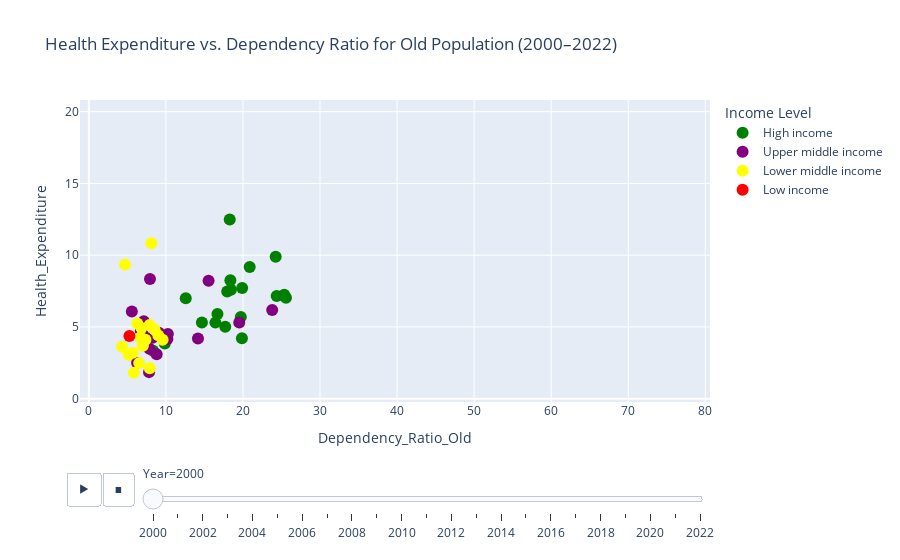

Notebook code cell kept with this figure:
### Code cell
# Create animated scatter plot
fig = px.scatter(
    df_filtered,
    x="Dependency_Ratio_Old",
    y="Health_Expenditure",
    animation_frame="Year",
    animation_group="Country",
    color="income_level",
    color_discrete_map=income_colors,
    category_orders={"income_level": income_order},
    hover_name="Country", 
    title="Health Expenditure vs. Dependency Ratio for Old Population (2000–2022)",
    range_x=[df["Dependency_Ratio_Old"].min() - 5, df["Dependency_Ratio_Old"].max() + 5],
    range_y=[df["Health_Expenditure"].min() - 2, df["Health_Expenditure"].max() + 2]
)

# Style labels
fig.update_traces(textposition="top center", marker=dict(size=12))
fig.update_layout(legend_title_text="Income Level")

# Show the figure
fig.show()

### Figure 1 — Plotly figure (JSON) as saved in the notebook; plotly's stock layout.template omitted (floating-point values rounded to 4 significant figures)
{"data": [{"hovertemplate": "<b>%{hovertext}</b><br><br>income_level=High income<br>Year=2000<br>Dependency_Ratio_Old=%{x}<br>Health_Expenditure=%{y}<extra></extra>", "hovertext": ["Australia", "Canada", "Chile", "Cyprus", "Czechia", "Germany", "United Kingdom", "Greece", "Ireland", "Japan", "South Korea", "Netherlands", "New Zealand", "Romania", "Russia", "Singapore", "Slovakia", "Uruguay", "United States"], "ids": ["Australia", "Canada", "Chile", "Cyprus", "Czechia", "Germany", "United Kingdom", "Greece", "Ireland", "Japan", "South Korea", "Netherlands", "New Zealand", "Romania", "Russia", "Singapore", "Slovakia", "Uruguay", "United States"], "legendgroup": "High income", "marker": {"color": "green", "size": 12, "symbol": "circle"}, "mode": "markers", "name": "High income", "orientation": "v", "showlegend": true, "textposition": "top center", "type": "scatter", "x": [18.44, 18.37, 12.58, 14.67, 19.72, 24.25, 24.38, 25.35, 16.69, 25.58, 9.858, 19.9, 17.96, 19.87, 17.7, 8.338, 16.42, 20.88, 18.28], "xaxis": "x", "y": [7.589, 8.248, 7.0, 5.308, 5.701, 9.888, 7.157, 7.243, 5.899, 7.035, 3.855, 7.707, 7.47, 4.209, 5.02, 3.343, 5.303, 9.172, 12.49], "yaxis": "y"}, {"hovertemplate": "<b>%{hovertext}</b><br><br>income_level=Upper middle income<br>Year=2000<br>Dependency_Ratio_Old=%{x}<br>Health_Expenditure=%{y}<extra></extra>", "hovertext": ["Argentina", "Armenia", "Brazil", "China", "Ecuador", "Guatemala", "Indonesia", "Iran", "Kazakhstan", "Mexico", "Mongolia", "Malaysia", "Peru", "Serbia", "Thailand", "Turkey", "Ukraine"], "ids": ["Argentina", "Armenia", "Brazil", "China", "Ecuador", "Guatemala", "Indonesia", "Iran", "Kazakhstan", "Mexico", "Mongolia", "Malaysia", "Peru", "Serbia", "Thailand", "Turkey", "Ukraine"], "legendgroup": "Upper middle income", "marker": {"color": "purple", "size": 12, "symbol": "circle"}, "mode": "markers", "name": "Upper middle income", "orientation": "v", "showlegend": true, "textposition": "top center", "type": "scatter", "x": [15.54, 14.16, 7.932, 10.25, 7.86, 7.131, 7.81, 6.744, 10.19, 8.265, 5.581, 6.257, 7.064, 23.79, 8.803, 9.085, 19.52], "xaxis": "x", "y": [8.22, 4.196, 8.335, 4.508, 3.483, 5.397, 1.853, 4.723, 4.16, 4.244, 6.076, 2.515, 4.415, 6.184, 3.101, 4.6, 5.307], "yaxis": "y"}, {"hovertemplate": "<b>%{hovertext}</b><br><br>income_level=Lower middle income<br>Year=2000<br>Dependency_Ratio_Old=%{x}<br>Health_Expenditure=%{y}<extra></extra>", "hovertext": ["Bangladesh", "Egypt", "India", "Jordan", "Kenya", "Kyrgyzstan", "Lebanon", "Morocco", "Myanmar", "Nigeria", "Nicaragua", "Pakistan", "Philippines", "Tajikistan", "Tunisia", "Uzbekistan", "Vietnam"], "ids": ["Bangladesh", "Egypt", "India", "Jordan", "Kenya", "Kyrgyzstan", "Lebanon", "Morocco", "Myanmar", "Nigeria", "Nicaragua", "Pakistan", "Philippines", "Tajikistan", "Tunisia", "Uzbekistan", "Vietnam"], "legendgroup": "Lower middle income", "marker": {"color": "yellow", "size": 12, "symbol": "circle"}, "mode": "markers", "name": "Lower middle income", "orientation": "v", "showlegend": true, "textposition": "top center", "type": "scatter", "x": [5.845, 6.82, 7.347, 4.707, 4.309, 9.011, 8.119, 7.013, 7.912, 5.706, 6.28, 6.533, 5.168, 6.687, 8.532, 7.887, 9.572], "xaxis": "x", "y": [1.805, 4.922, 4.106, 9.344, 3.624, 4.414, 10.83, 3.693, 2.126, 3.197, 5.239, 2.481, 3.055, 4.265, 4.813, 5.133, 4.108], "yaxis": "y"}, {"hovertemplate": "<b>%{hovertext}</b><br><br>income_level=Low income<br>Year=2000<br>Dependency_Ratio_Old=%{x}<br>Health_Expenditure=%{y}<extra></extra>", "hovertext": ["Ethiopia"], "ids": ["Ethiopia"], "legendgroup": "Low income", "marker": {"color": "red", "size": 12, "symbol": "circle"}, "mode": "markers", "name": "Low income", "orientation": "v", "showlegend": true, "textposition": "top center", "type": "scatter", "x": [5.267], "xaxis": "x", "y": [4.365], "yaxis": "y"}], "layout": {"legend": {"title": {"text": "Income Level"}, "tracegroupgap": 0}, "sliders": [{"active": 0, "currentvalue": {"prefix": "Year="}, "len": 0.9, "pad": {"b": 10, "t": 60}, "steps": [{"args": [["2000"], {"frame": {"duration": 0, "redraw": false}, "fromcurrent": true, "mode": "immediate", "transition": {"duration": 0, "easing": "linear"}}], "label": "2000", "method": "animate"}, {"args": [["2001"], {"frame": {"duration": 0, "redraw": false}, "fromcurrent": true, "mode": "immediate", "transition": {"duration": 0, "easing": "linear"}}], "label": "2001", "method": "animate"}, {"args": [["2002"], {"frame": {"duration": 0, "redraw": false}, "fromcurrent": true, "mode": "immediate", "transition": {"duration": 0, "easing": "linear"}}], "label": "2002", "method": "animate"}, {"args": [["2003"], {"frame": {"duration": 0, "redraw": false}, "fromcurrent": true, "mode": "immediate", "transition": {"duration": 0, "easing": "linear"}}], "label": "2003", "method": "animate"}, {"args": [["2004"], {"frame": {"duration": 0, "redraw": false}, "fromcurrent": true, "mode": "immediate", "transition": {"duration": 0, "easing": "linear"}}], "label": "2004", "method": "animate"}, {"args": [["2005"], {"frame": {"duration": 0, "redraw": false}, "fromcurrent": true, "mode": "immediate", "transition": {"duration": 0, "easing": "linear"}}], "label": "2005", "method": "animate"}, {"args": [["2006"], {"frame": {"duration": 0, "redraw": false}, "fromcurrent": true, "mode": "immediate", "transition": {"duration": 0, "easing": "linear"}}], "label": "2006", "method": "animate"}, {"args": [["2007"], {"frame": {"duration": 0, "redraw": false}, "fromcurrent": true, "mode": "immediate", "transition": {"duration": 0, "easing": "linear"}}], "label": "2007", "method": "animate"}, {"args": [["2008"], {"frame": {"duration": 0, "redraw": false}, "fromcurrent": true, "mode": "immediate", "transition": {"duration": 0, "easing": "linear"}}], "label": "2008", "method": "animate"}, {"args": [["2009"], {"frame": {"duration": 0, "redraw": false}, "fromcurrent": true, "mode": "immediate", "transition": {"duration": 0, "easing": "linear"}}], "label": "2009", "method": "animate"}, {"args": [["2010"], {"frame": {"duration": 0, "redraw": false}, "fromcurrent": true, "mode": "immediate", "transition": {"duration": 0, "easing": "linear"}}], "label": "2010", "method": "animate"}, {"args": [["2011"], {"frame": {"duration": 0, "redraw": false}, "fromcurrent": true, "mode": "immediate", "transition": {"duration": 0, "easing": "linear"}}], "label": "2011", "method": "animate"}, {"args": [["2012"], {"frame": {"duration": 0, "redraw": false}, "fromcurrent": true, "mode": "immediate", "transition": {"duration": 0, "easing": "linear"}}], "label": "2012", "method": "animate"}, {"args": [["2013"], {"frame": {"duration": 0, "redraw": false}, "fromcurrent": true, "mode": "immediate", "transition": {"duration": 0, "easing": "linear"}}], "label": "2013", "method": "animate"}, {"args": [["2014"], {"frame": {"duration": 0, "redraw": false}, "fromcurrent": true, "mode": "immediate", "transition": {"duration": 0, "easing": "linear"}}], "label": "2014", "method": "animate"}, {"args": [["2015"], {"frame": {"duration": 0, "redraw": false}, "fromcurrent": true, "mode": "immediate", "transition": {"duration": 0, "easing": "linear"}}], "label": "2015", "method": "animate"}, {"args": [["2016"], {"frame": {"duration": 0, "redraw": false}, "fromcurrent": true, "mode": "immediate", "transition": {"duration": 0, "easing": "linear"}}], "label": "2016", "method": "animate"}, {"args": [["2017"], {"frame": {"duration": 0, "redraw": false}, "fromcurrent": true, "mode": "immediate", "transition": {"duration": 0, "easing": "linear"}}], "label": "2017", "method": "animate"}, {"args": [["2018"], {"frame": {"duration": 0, "redraw": false}, "fromcurrent": true, "mode": "immediate", "transition": {"duration": 0, "easing": "linear"}}], "label": "2018", "method": "animate"}, {"args": [["2019"], {"frame": {"duration": 0, "redraw": false}, "fromcurrent": true, "mode": "immediate", "transition": {"duration": 0, "easing": "linear"}}], "label": "2019", "method": "animate"}, {"args": [["2020"], {"frame": {"duration": 0, "redraw": false}, "fromcurrent": true, "mode": "immediate", "transition": {"duration": 0, "easing": "linear"}}], "label": "2020", "method": "animate"}, {"args": [["2021"], {"frame": {"duration": 0, "redraw": false}, "fromcurrent": true, "mode": "immediate", "transition": {"duration": 0, "easing": "linear"}}], "label": "2021", "method": "animate"}, {"args": [["2022"], {"frame": {"duration": 0, "redraw": false}, "fromcurrent": true, "mode": "immediate", "transition": {"duration": 0, "easing": "linear"}}], "label": "2022", "method": "animate"}], "x": 0.1, "xanchor": "left", "y": 0, "yanchor": "top"}], "title": {"text": "Health Expenditure vs. Dependency Ratio for Old Population (2000–2022)"}, "updatemenus": [{"buttons": [{"args": [null, {"frame": {"duration": 500, "redraw": false}, "fromcurrent": true, "mode": "immediate", "transition": {"duration": 500, "easing": "linear"}}], "label": "&#9654;", "method": "animate"}, {"args": [[null], {"frame": {"duration": 0, "redraw": false}, "fromcurrent": true, "mode": "immediate", "transition": {"duration": 0, "easing": "linear"}}], "label": "&#9724;", "method": "animate"}], "direction": "left", "pad": {"r": 10, "t": 70}, "showactive": false, "type": "buttons", "x": 0.1, "xanchor": "right", "y": 0, "yanchor": "top"}], "xaxis": {"anchor": "y", "domain": [0, 1], "range": [-1.147, 80.61], "title": {"text": "Dependency_Ratio_Old"}}, "yaxis": {"anchor": "x", "domain": [0, 1], "range": [-0.228, 20.81], "title": {"text": "Health_Expenditure"}}}}
